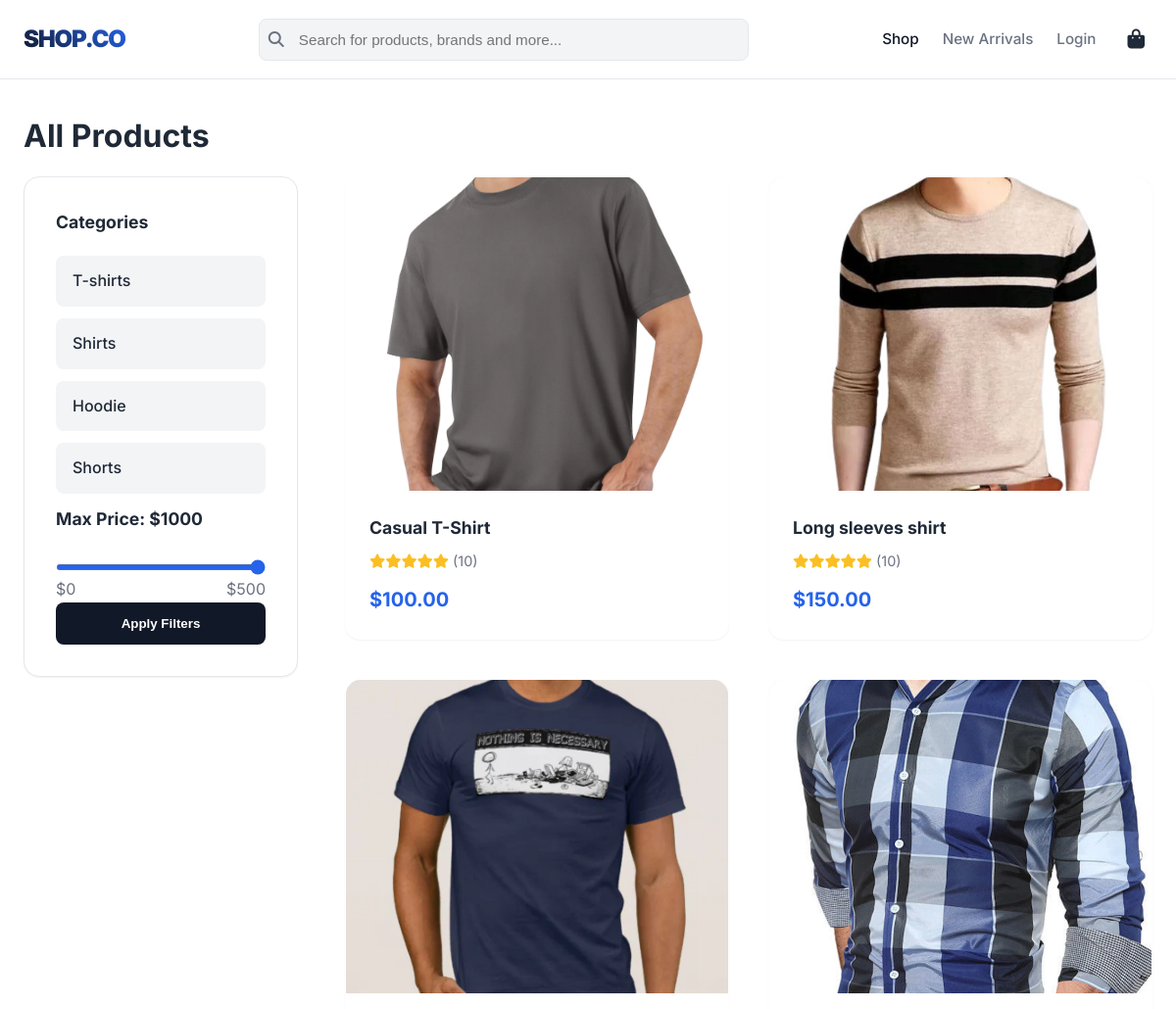
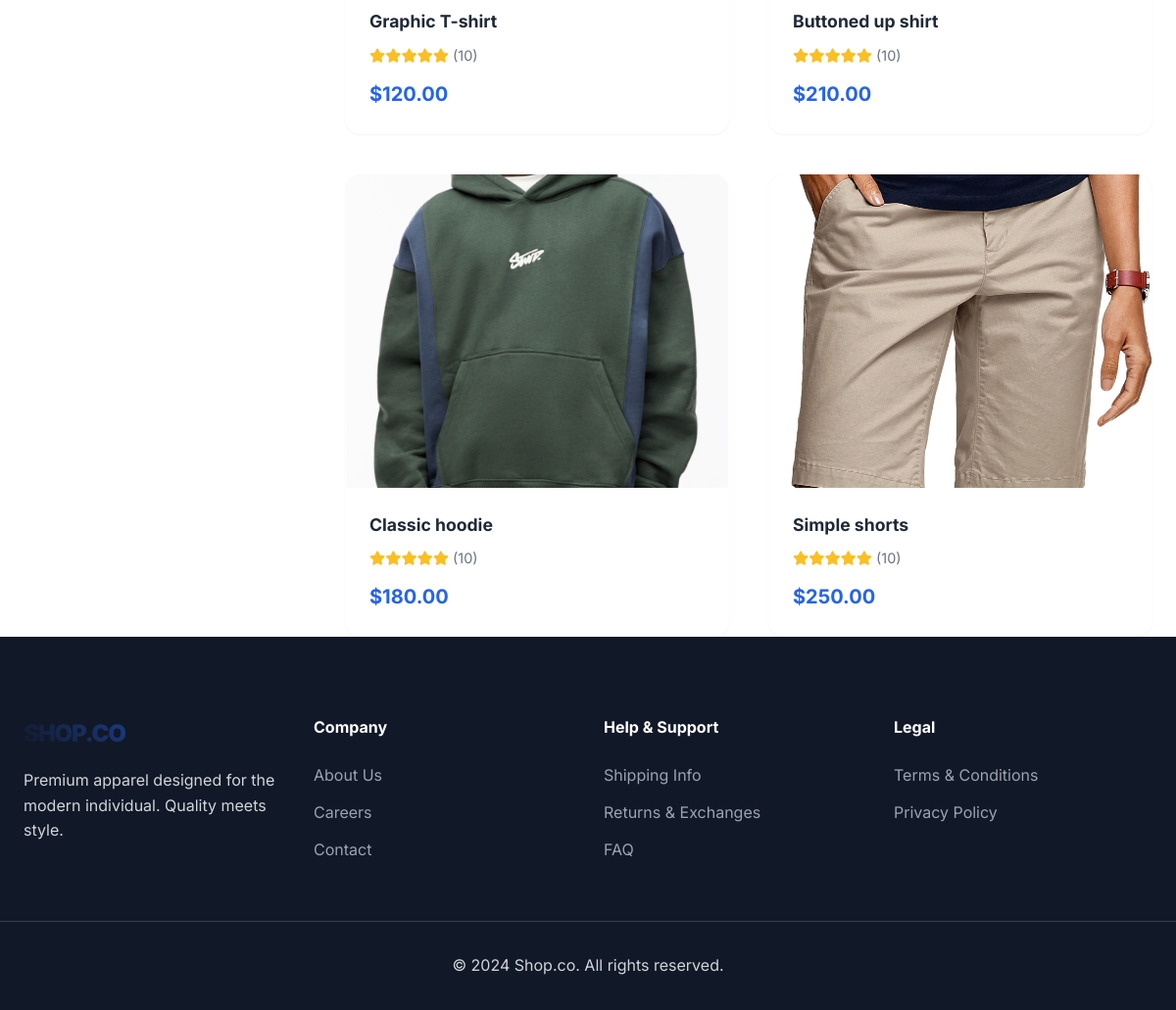
The page /all on the database as committed earlier (2 pictures, top to bottom).
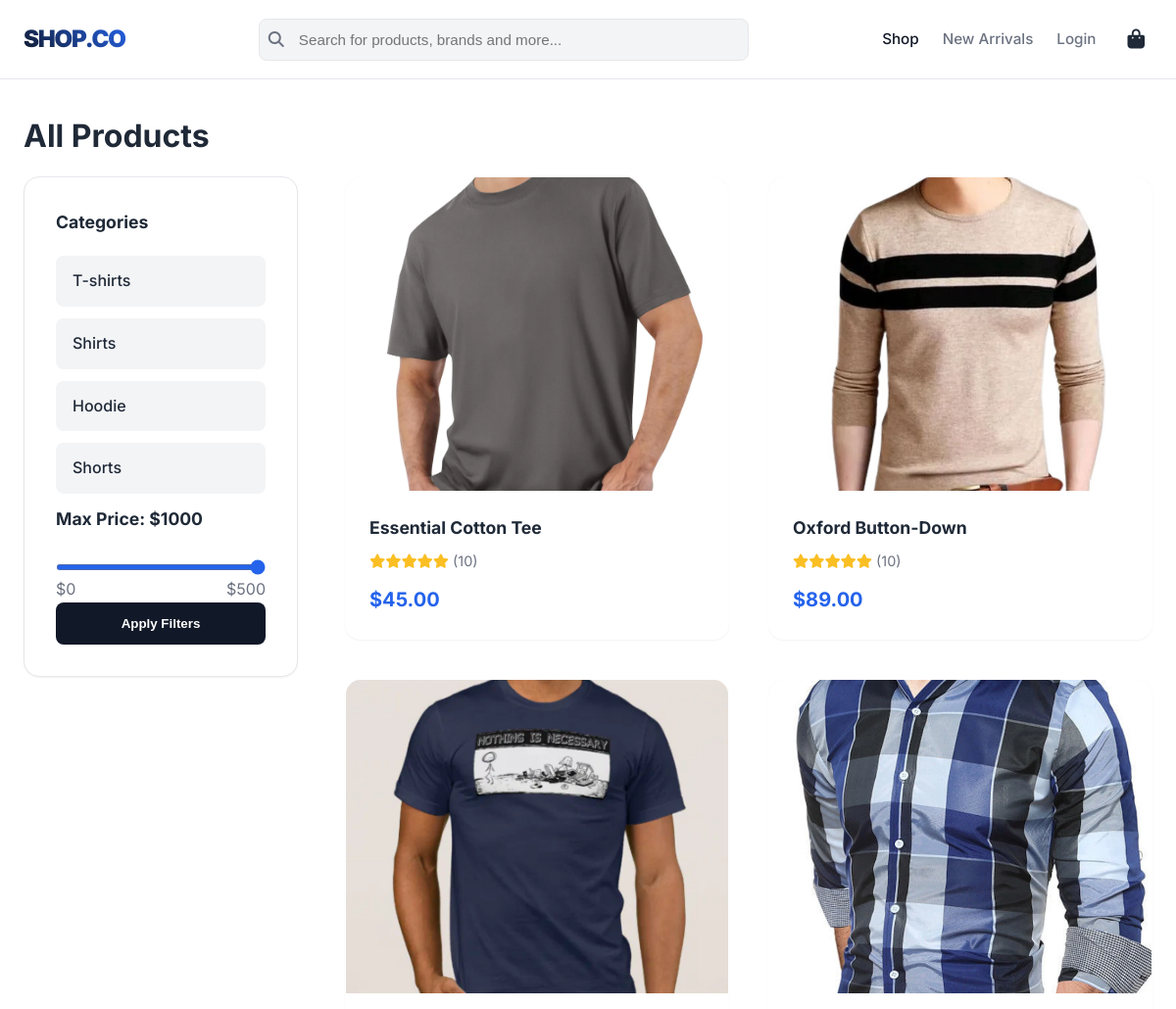
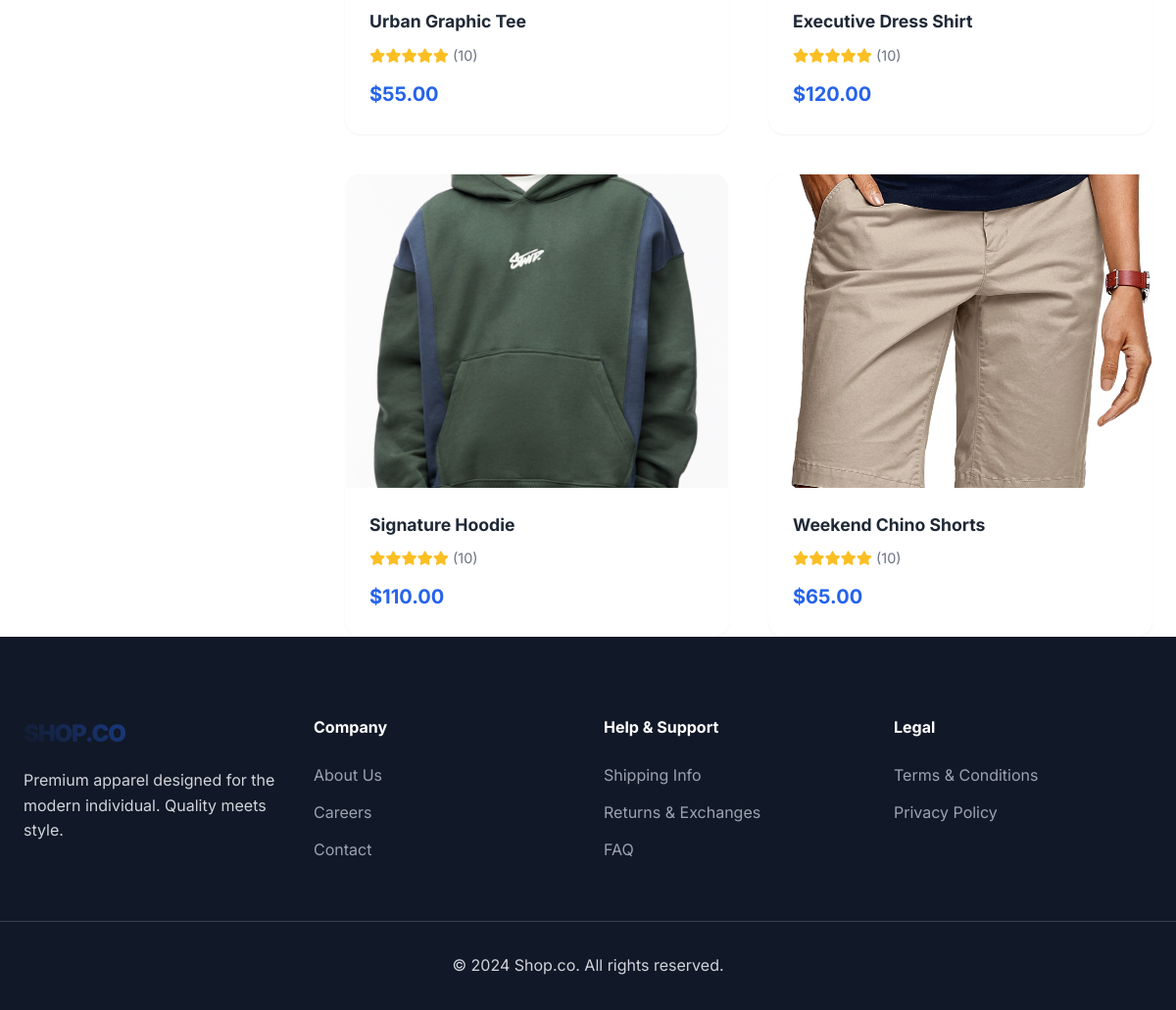
The same page on the database as committed later (2 pictures, top to bottom).
### app.py (models this page shows, shortened)
class Product(db.Model):
    id = db.Column(db.Integer, primary_key=True)
    title = db.Column(db.String(100), nullable=False)
    cost = db.Column(db.Float, nullable=False)
    image = db.Column(db.String(100), nullable=False)
    category = db.Column(db.String(50), nullable=False)
    description = db.Column(db.Text, nullable=True)
    is_popular = db.Column(db.Boolean, default=False)
    reviews = db.relationship('Review', backref='product', lazy=True)

### app.py (the view)
@app.route('/all')
def all_products():
    search_query = request.args.get('q', '').strip()
    selected_cats = request.args.getlist("category")
    max_price = request.args.get("max_price", default=1000, type=int)
    query = Product.query
    if search_query:
        query = query.filter(Product.title.ilike(f'%{search_query}%'))
    if selected_cats:
        query = query.filter(Product.category.in_(selected_cats))
    query = query.filter(Product.cost <= max_price)
    products = query.all()
    all_categories = [r.category for r in db.session.query(Product.category).distinct()]
    return render_template('all.html', products=products, all_categories=all_categories, current_cats=selected_cats, max_price=max_price, search_query=search_query)

### app.py (called while the page is built)
@app.context_processor
def inject_context():
    cart = session.get('cart', [])
    cart_length = sum(item.get('quantity', 0) for item in cart)
    return dict(cart_length=cart_length)

### templates/all.html (shortened to what this page needs)
{% extends "base.html" %}
{% block content %}
<div class="container mt-4 mb-5">
    <h1 class="font-bold text-3xl mb-4">
        {% if search_query %}Results for "{{ search_query }}"{% else %}All Products{% endif %}
    </h1>
    <div class="shop-layout">
        <aside class="filter-sidebar">
            <form action="{{ url_for('all_products') }}" method="GET">
                <div class="mb-5">
                    <h3 class="filter-title">Categories</h3>
                    <div class="filter-pills">
                        {% for category in all_categories %}
                        <label>
                            <span class="filter-pill">{{ category }}</span>
                        </label>
                        {% endfor %}
                    </div>
                </div>
                <div class="mb-5">
                    <h3 class="filter-title">Max Price: $<span id="price-val">{{ max_price }}</span></h3>
                    <input type="range" name="max_price" min="0" max="500" value="{{ max_price }}" oninput="document.getElementById('price-val').textContent = this.value">
                    <div class="flex justify-between text-sm text-muted mt-2">
                        <span>$0</span><span>$500</span>
                    </div>
                </div>
                <button type="submit" class="btn w-full">Apply Filters</button>
            </form>
        </aside>
        <div class="product-grid">
            {% for product in products %}
            <a href="{{ url_for('product_details', product_id=product.id) }}" class="card">
                <div class="card-img-wrapper">
                    <img src="{{ url_for('static', filename='images/' ~ product.image) }}" alt="{{ product.title }}" class="card-img">
                </div>
                <div class="card-body">
                    <h3 class="card-title">{{ product.title }}</h3>
                     <div class="rating-stars">
                        {% for i in range(5) %}<i class="fas fa-star"></i>{% endfor %} <span class="text-muted text-sm">(10)</span>
                    </div>
                    <p class="card-price">${{ "%.2f"|format(product.cost) }}</p>
                </div>
            </a>
            {% endfor %}
        </div>
    </div>
</div>
{% endblock %}

### templates/base.html (shortened to what this page needs)
<!DOCTYPE html>
<html lang="en">
<head>
    <link rel="stylesheet" href="https://cdnjs.cloudflare.com/ajax/libs/font-awesome/6.4.0/css/all.min.css">
    <link rel="stylesheet" href="{{ url_for('static', filename='css/style.css') }}">
</head>
<body>
    <header class="site-header">
        <div class="container navbar">
            <a href="{{ url_for('home') }}" class="logo">SHOP.CO</a>
            <form action="{{ url_for('all_products') }}" method="GET" class="search-form">
                <i class="fas fa-search search-btn"></i>
                <input type="text" name="q" placeholder="Search for products, brands and more..." class="search-input" value="{{ request.args.get('q', '') }}">
            </form>
            <nav class="nav-links">
                <a href="{{ url_for('all_products') }}" class="nav-link {% if request.endpoint == 'all_products' %}active{% endif %}">Shop</a>
                <a href="{{ url_for('newarrivals') }}" class="nav-link {% if request.endpoint == 'newarrivals' %}active{% endif %}">New Arrivals</a>
                {% if session.get('user_id') %}
                    <a href="{{ url_for('profile') }}" class="icon-link" title="Profile"><i class="far fa-user"></i></a>
                    <a href="{{ url_for('logout') }}" class="nav-link">Logout</a>
                {% else %}
                    <a href="{{ url_for('login') }}" class="nav-link">Login</a>
                {% endif %}
                <a href="{{ url_for('cart') }}" class="icon-link" title="Cart">
                    <i class="fas fa-shopping-bag"></i>
                </a>
            </nav>
        </div>
    </header>
    <main>
        {% block content %}{% endblock %}
    </main>
    <footer>
        <div class="container grid" style="grid-template-columns: repeat(auto-fit, minmax(200px, 1fr));">
            <div>
                <h3 class="logo mb-4" style="color:white;">SHOP.CO</h3>
                <p>Premium apparel designed for the modern individual. Quality meets style.</p>
            </div>
            <div>
                <h4 class="footer-heading">Company</h4>
                <ul class="footer-links">
                    <li><a href="#">About Us</a></li>
                    <li><a href="#">Careers</a></li>
                    <li><a href="{{ url_for('contact') }}">Contact</a></li>
                </ul>
            </div>
            <div>
                <h4 class="footer-heading">Help & Support</h4>
                <ul class="footer-links">
                    <li><a href="#">Shipping Info</a></li>
                    <li><a href="#">Returns & Exchanges</a></li>
                    <li><a href="#">FAQ</a></li>
                </ul>
            </div>
            <div>
                <h4 class="footer-heading">Legal</h4>
                <ul class="footer-links">
                    <li><a href="#">Terms & Conditions</a></li>
                    <li><a href="#">Privacy Policy</a></li>
                </ul>
            </div>
        </div>
        <div class="container text-center mt-4 pt-4" style="border-top: 1px solid #374151; margin-top: 3rem; padding-top: 2rem;">
            <p>&copy; 2024 Shop.co. All rights reserved.</p>
        </div>
    </footer>
</body>
</html>

Rows that differ between the two databases and show on the page:
changed Product: title "Casual T-Shirt" → "Essential Cotton Tee"; cost "100.00" → "45.00"
changed Product: title "Long sleeves shirt" → "Oxford Button-Down"; cost "150.00" → "89.00"
changed Product: title "Graphic T-shirt" → "Urban Graphic Tee"; cost "120.00" → "55.00"
changed Product: title "Buttoned up shirt" → "Executive Dress Shirt"; cost "210.00" → "120.00"
changed Product: title "Classic hoodie" → "Signature Hoodie"; cost "180.00" → "110.00"
changed Product: title "Simple shorts" → "Weekend Chino Shorts"; cost "250.00" → "65.00"
